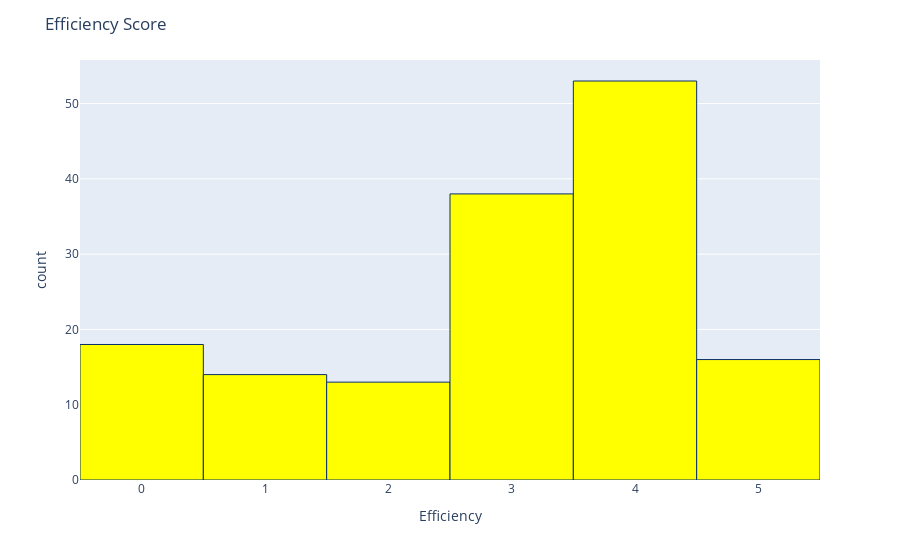

Source (notebook cell):
### Code cell
eff = px.histogram(setdata, x="Efficiency")
eff.update_traces(marker_color="yellow",marker_line_color='rgb(8,48,107)',
                  marker_line_width=1)
eff.update_layout(title_text='Efficiency Score')
eff.show()

### Figure 1 — Plotly figure (JSON) as saved in the notebook; plotly's stock layout.template omitted (floating-point values rounded to 4 significant figures; data arrays with more than 128 entries replaced by an {"elided": "..."} marker saying what was removed)
{"data": [{"alignmentgroup": "True", "bingroup": "x", "hovertemplate": "Efficiency=%{x}<br>count=%{y}<extra></extra>", "legendgroup": "", "marker": {"color": "yellow", "line": {"color": "rgb(8,48,107)", "width": 1}, "pattern": {"shape": ""}}, "name": "", "offsetgroup": "", "orientation": "v", "showlegend": false, "type": "histogram", "x": {"elided": "152 int values"}, "xaxis": "x", "yaxis": "y"}], "layout": {"barmode": "relative", "legend": {"tracegroupgap": 0}, "margin": {"t": 60}, "title": {"text": "Efficiency Score"}, "xaxis": {"anchor": "y", "domain": [0, 1], "title": {"text": "Efficiency"}}, "yaxis": {"anchor": "x", "domain": [0, 1], "title": {"text": "count"}}}}
